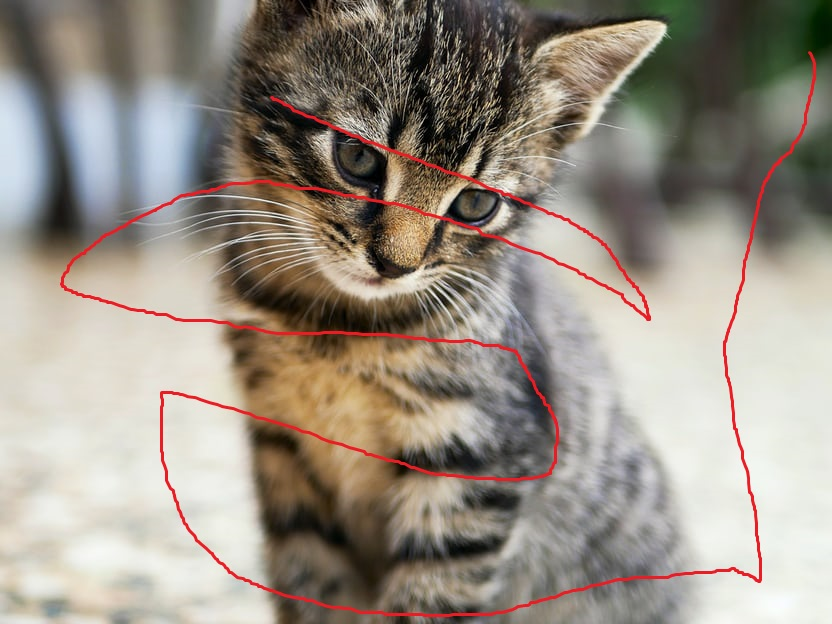
#> input picture difusion/difusion_kernel/kitten_raya.jpeg, 832 x 624 px
$ python kernel_test.py
#> lines starting #> are read from the running program, lines starting #| are printed output that depends on the picture
import matplotlib.pyplot as plt
import numpy as np
import cv2
img = cv2.imread('kitten_raya.jpeg', 3)# matriz, cada el es un RGB
#> img is the input picture: shape (624, 832, 3); mean B, G, R 133, 144.1, 153.1
img = cv2.cvtColor(img,cv2.COLOR_BGR2RGB)

# id_kernel = np.array(([0, 0, 0],
#                       [0, 1, 0],
#                       [0, 0, 0]),
#                        np.float32)

#output = cv2.filter2D(img, -1, id_kernel)

a = 0.073235
b = 0.176765
c = 0.125

#n1_kernel = np.array(([a, b, a],
#                      [b, 0, b],
#                      [a, b, a]),
#                       np.float32)
# output = cv2.filter2D(img, -1, n1_kernel)


n1_kernel = np.array(([c, c, c],
                      [c, 0, c],
                      [c, c, c]),
                       np.float32)
output = img
for i in range(100):
    output = cv2.filter2D(output, -1, n1_kernel)
#> this loop made 100 passes
#> pass 3, `output = cv2.filter2D(output, -1, n1_kernel)`:
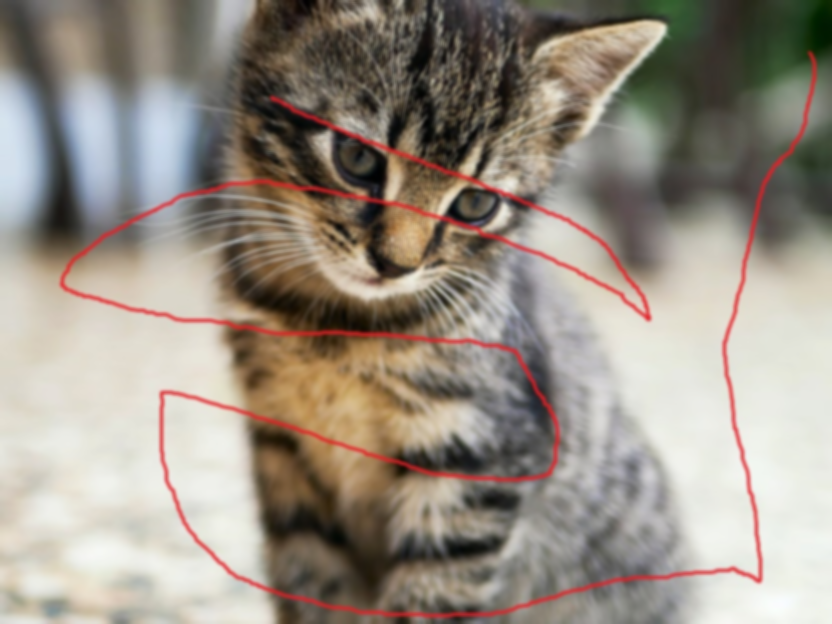
#> output: shape (624, 832, 3); mean R, G, B 153.1, 144.1, 133
#> after the loop:
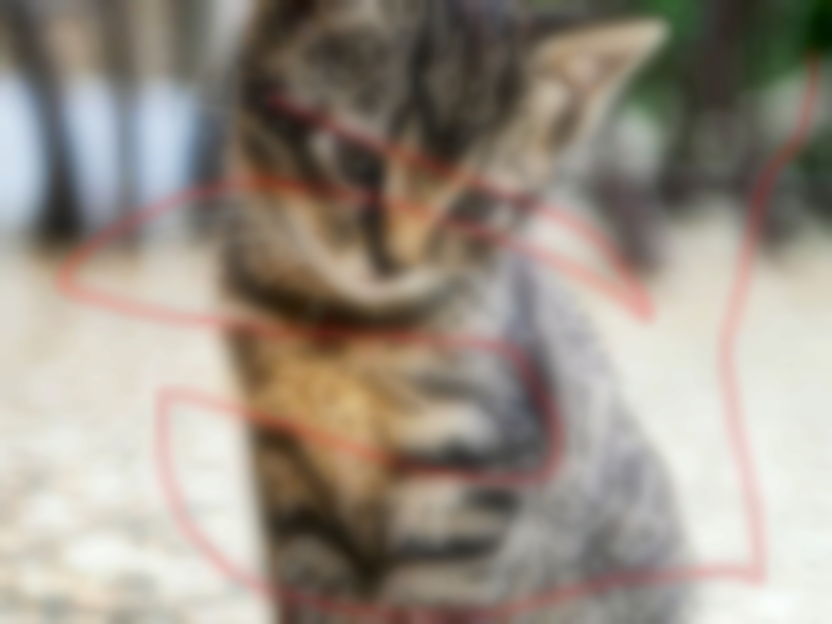
#> output: shape (624, 832, 3); mean R, G, B 153.4, 144.3, 133.2


# n1_kernel = np.array(([-1, -1, -1],
#                       [-1, 8, -1],
#                       [-1, -1, -1]),
#                        np.float32)
#output = cv2.filter2D(img, -1, n1_kernel)

plt.subplot(1, 2, 1)
plt.imshow(img)
plt.title('Original Image')

plt.subplot(1, 2, 2)
plt.imshow(output)
plt.title('Filtered Image')

plt.show()
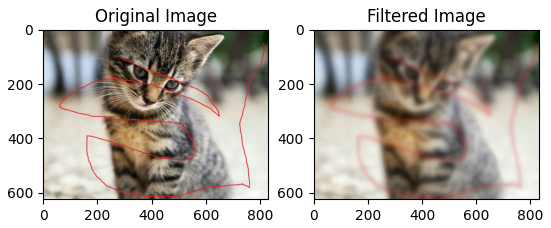
#> figure drawn by matplotlib, 2 panels
